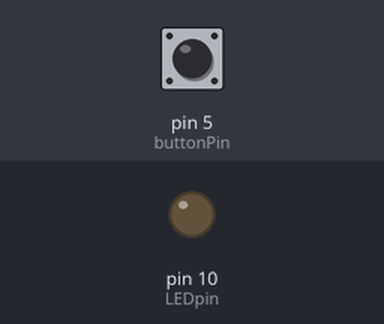
The sketch below on a simulated Arduino Uno, built with avr-gcc and run on an emulated ATmega328P. On the bench: output pins drawn as LEDs (lit = HIGH). The test bench sets the inputs (shaded band); at power-on: pin 5 (buttonPin) HIGH. What the sketch prints to the serial monitor is not drawn.

Above: at 1.2 s.
1.3 s: pin 5 (buttonPin) pulled LOW for 0.15 s
At 2.7 s:
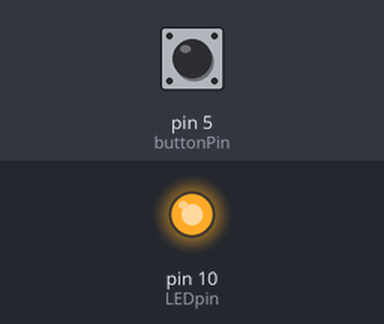
3.0 s: pin 5 (buttonPin) pulled LOW for 1 s
At 4.7 s:
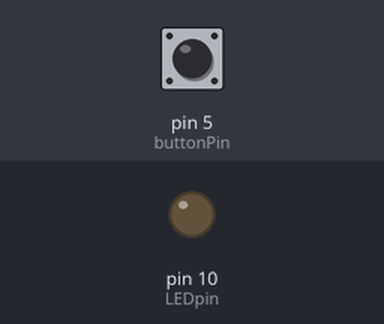
5.5 s: pin 5 (buttonPin) pulled LOW for 3.2 s
At 9.6 s:
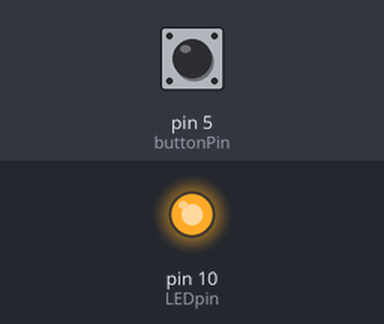
Timing chart, 0 to 11.1 s (numbered marks = the images above; inputs shaded):
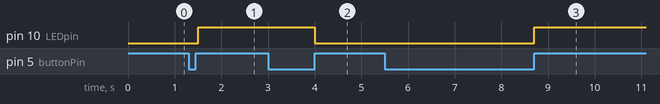

Measured:
- after the input at 1.3 s, pin 10 (LEDpin): LOW → HIGH after 0.20 s
- after the input at 3.0 s, pin 10 (LEDpin): HIGH → LOW after 1.0 s
- after the input at 5.5 s, pin 10 (LEDpin): LOW → HIGH after 3.2 s

The sketch:

Pushbuttons.ino
```cpp
int buttonPin = 5;
int LEDpin = 10;
int buttonOld = 1;
int buttonNew;
int dt = 100;
int IIbuttonPower = 2;
int LEDstate = 0;

void setup() {
  pinMode (LEDpin, OUTPUT);
  pinMode (buttonPin, INPUT);
  digitalWrite (buttonPin, HIGH);
  Serial.begin (9600);
}

void loop() {
  buttonNew = digitalRead (buttonPin);
  Serial.println (buttonNew);

  if (buttonOld == 0 && buttonNew == 1) {
    if (LEDstate == 0){
      digitalWrite(LEDpin, HIGH);
      LEDstate = 1;
    }
    else {
      digitalWrite (LEDpin, LOW);
      LEDstate = 0;
    }
  }
  buttonOld = buttonNew;
  delay (dt);
}
```
